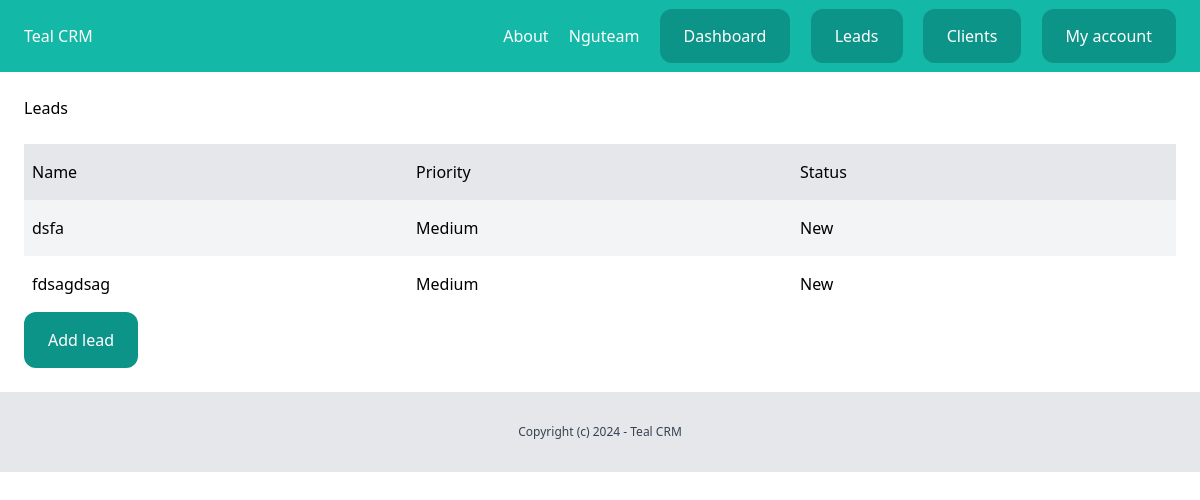
Before: /dashboard/leads/ (signed in) with the older database file.
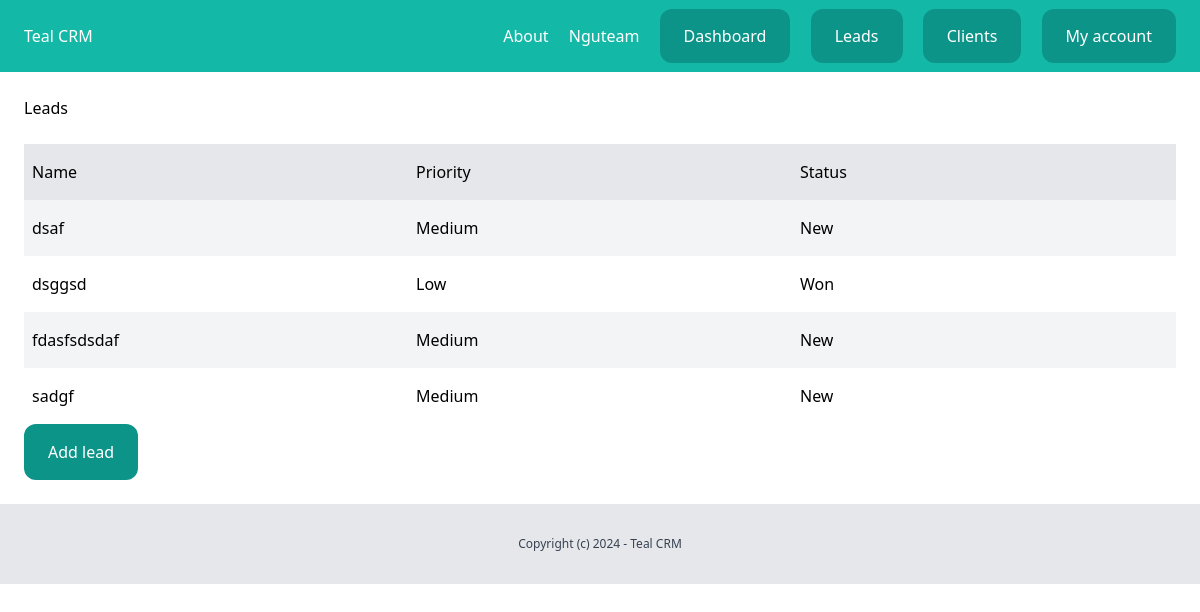
After: the same page with the newer database file.
### leads/models.py (models this page shows, shortened)
class Lead(models.Model):
    LOW = 'low'
    MEDIUM = 'medium'
    HIGH = 'high'
    CHOICES_PRIORITY = (
        (LOW, 'Low'),
        (MEDIUM, 'Medium'),
        (HIGH, 'High')
    )
    NEW = 'new'
    CONTACTED = 'contacted'
    WON = 'won'
    LOST = 'lost'
    CHOICES_STATUS = (
        (NEW, 'New'),
        (CONTACTED, 'Contacted'),
        (WON, 'Won'),
        (LOST, 'Lost')
    )
    team = models.ForeignKey(Team, related_name="leads", on_delete=models.CASCADE)
    name = models.CharField(max_length=255)
    email = models.EmailField()
    description = models.TextField(blank=True, null=True)
    priority = models.CharField(max_length=10, choices=CHOICES_PRIORITY, default=MEDIUM)
    status = models.CharField(max_length=10, choices=CHOICES_STATUS, default=NEW)
    converted_to_client = models.BooleanField(default=False)
    created_by = models.ForeignKey(User, related_name='leads', on_delete=models.CASCADE)
    created_at = models.DateTimeField(auto_now_add=True)
    modified_at = models.DateTimeField(auto_now=True)
    class Meta:
        ordering = ('name',)

### leads/views.py (the view)
# urls.py: path('', views.LeadListView.as_view(), name="list"),
class LeadListView(LoginRequiredMixin, ListView):
    model = Lead
    def get_queryset(self) -> QuerySet[Any]:
        queryset = super(LeadListView, self).get_queryset()
        return queryset.filter(created_by=self.request.user, converted_to_client=False)

### team/context_processors.py (called while the page is built)
def active_team(request):
    if request.user.is_authenticated:
        if request.user.userprofile.active_team:
            active_team = request.user.userprofile.active_team
        else:
            active_team = Team.objects.filter(created_by=request.user)[0]
    else:
        active_team = None
    return {'active_team': active_team}

### leads/templates/leads/lead_list.html (shortened to what this page needs)
{% extends "core/base.html" %}
{% block content %}
<div class="py-6 px-6">
        <h1 class="mb-4 texl-xl">Leads</h1>
        <div class="mt-6 flex justify-between">
                <p class="py-4 px-2 bg-gray-200 font-semifold w-full">Name</p>
                <p class="py-4 px-2 bg-gray-200 font-semifold w-full">Priority</p>
                <p class="py-4 px-2 bg-gray-200 font-semifold w-full">Status</p>
        </div>
        {% for lead in object_list %}
                <div class="flex justify-between">
                        <p class="py-4 px-2 w-full {% cycle 'bg-gray-100' '' %}">
                                <a href="{% url 'leads:detail' lead.id %}">{{lead.name}}</a>
                        </p>
                        <p class="py-4 px-2 w-full {% cycle 'bg-gray-100' '' %}">{{lead.get_priority_display}}</p>
                        <p class="py-4 px-2 w-full {% cycle 'bg-gray-100' '' %}">{{lead.get_status_display}}</p>
                </div>
        {% empty %}
                <p>There are no lead in database yet...</p>
        {% endfor %}
        <a href="{% url 'leads:add' %}" class="inline-block py-4 px-6 bg-teal-600 rounded-xl text-white">Add lead</a>
</div>
{% endblock content %}

Changed rows visible on the page:
removed Lead: name "dsfa", priority "Medium", status "New"
removed Lead: name "fdsagdsag", priority "Medium", status "New"
added Lead: name "dsaf", priority "Medium", status "New"
added Lead: name "dsggsd", priority "Low", status "Won"
added Lead: name "fdasfsdsdaf", priority "Medium", status "New"
added Lead: name "sadgf", priority "Medium", status "New"
